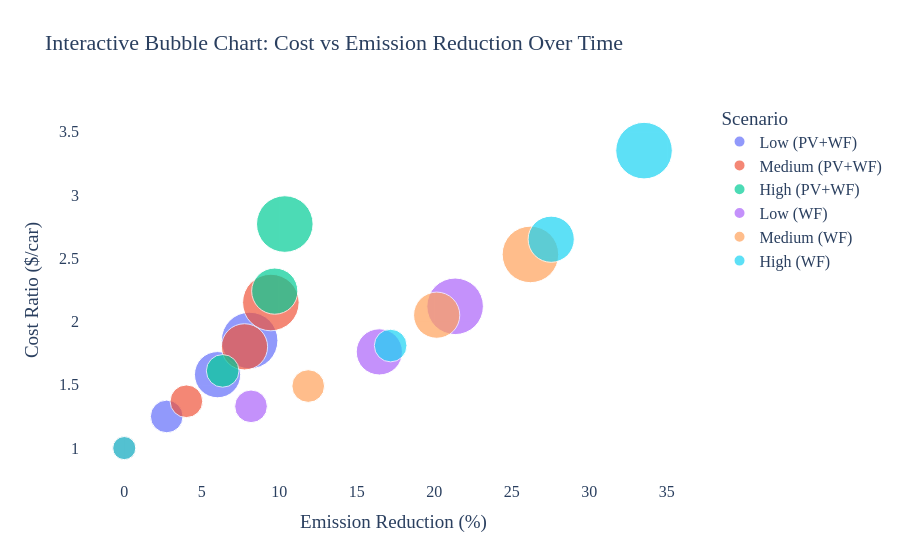

Notebook cell for this chart:
### Code cell
import nbformat
print(nbformat.__version__)
import plotly.express as px
import pandas as pd

# Manually construct a combined dataset with all relevant info
data = {
    "Scenario": ['Low (PV+WF)'] * 4 + ['Medium (PV+WF)'] * 4 + ['High (PV+WF)'] * 4 +
               ['Low (WF)'] * 4 + ['Medium (WF)'] * 4 + ['High (WF)'] * 4,
    "Year": [2025, 2030, 2040, 2050] * 6,
    "Emission_Reduction": [0, 2.74, 6.02, 8.09,
                           0, 4.01, 7.76, 9.46,
                           0, 6.35, 9.71, 10.36,
                           0, 8.18, 16.46, 21.35,
                           0, 11.87, 20.16, 26.21,
                           0, 17.19, 27.55, 33.54],
    "Cost_Ratio": [1, 1.25, 1.58, 1.85,
                   1, 1.37, 1.80, 2.15,
                   1, 1.61, 2.24, 2.77,
                   1, 1.33, 1.76, 2.12,
                   1, 1.49, 2.05, 2.53,
                   1, 1.81, 2.65, 3.35],
    "Color": ['green'] * 4 + ['red'] * 4 + ['blue'] * 4 +
             ['green'] * 4 + ['red'] * 4 + ['blue'] * 4
}

df = pd.DataFrame(data)

# Optional: set bubble size (e.g., based on year progression)
df["Size"] = df["Year"] - 2020

# Create interactive plot
fig = px.scatter(df, 
                 x="Emission_Reduction", 
                 y="Cost_Ratio",
                 size="Size", 
                 color="Scenario",
                 hover_name="Scenario",
                 hover_data={
                     "Year": True,
                     "Emission_Reduction": ':.2f',
                     "Cost_Ratio": ':.2f',
                     "Size": False  # Hide size from tooltip
                 },
                 title="Interactive Bubble Chart: Cost vs Emission Reduction Over Time",
                 labels={
                     "Emission_Reduction": "Emission Reduction (%)",
                     "Cost_Ratio": "Cost Ratio ($/car)"
                 },
                 size_max=40)

fig.update_layout(
    font=dict(family="Computer Modern", size=16),
    legend=dict(title="Scenario"),
    plot_bgcolor='rgba(0,0,0,0)',
    paper_bgcolor='rgba(0,0,0,0)',
)

fig.show()

### Figure 1 — Plotly figure (JSON) as saved in the notebook; plotly's stock layout.template omitted (floating-point values rounded to 4 significant figures)
{"data": [{"customdata": [[2025, 5], [2030, 10], [2040, 20], [2050, 30]], "hovertemplate": "<b>%{hovertext}</b><br><br>Scenario=Low (PV+WF)<br>Emission Reduction (%)=%{x:.2f}<br>Cost Ratio ($/car)=%{y:.2f}<br>Year=%{customdata[0]}<extra></extra>", "hovertext": ["Low (PV+WF)", "Low (PV+WF)", "Low (PV+WF)", "Low (PV+WF)"], "legendgroup": "Low (PV+WF)", "marker": {"color": "#636efa", "size": [5, 10, 20, 30], "sizemode": "area", "sizeref": 0.01875, "symbol": "circle"}, "mode": "markers", "name": "Low (PV+WF)", "orientation": "v", "showlegend": true, "type": "scatter", "x": [0, 2.74, 6.02, 8.09], "xaxis": "x", "y": [1, 1.25, 1.58, 1.85], "yaxis": "y"}, {"customdata": [[2025, 5], [2030, 10], [2040, 20], [2050, 30]], "hovertemplate": "<b>%{hovertext}</b><br><br>Scenario=Medium (PV+WF)<br>Emission Reduction (%)=%{x:.2f}<br>Cost Ratio ($/car)=%{y:.2f}<br>Year=%{customdata[0]}<extra></extra>", "hovertext": ["Medium (PV+WF)", "Medium (PV+WF)", "Medium (PV+WF)", "Medium (PV+WF)"], "legendgroup": "Medium (PV+WF)", "marker": {"color": "#EF553B", "size": [5, 10, 20, 30], "sizemode": "area", "sizeref": 0.01875, "symbol": "circle"}, "mode": "markers", "name": "Medium (PV+WF)", "orientation": "v", "showlegend": true, "type": "scatter", "x": [0, 4.01, 7.76, 9.46], "xaxis": "x", "y": [1, 1.37, 1.8, 2.15], "yaxis": "y"}, {"customdata": [[2025, 5], [2030, 10], [2040, 20], [2050, 30]], "hovertemplate": "<b>%{hovertext}</b><br><br>Scenario=High (PV+WF)<br>Emission Reduction (%)=%{x:.2f}<br>Cost Ratio ($/car)=%{y:.2f}<br>Year=%{customdata[0]}<extra></extra>", "hovertext": ["High (PV+WF)", "High (PV+WF)", "High (PV+WF)", "High (PV+WF)"], "legendgroup": "High (PV+WF)", "marker": {"color": "#00cc96", "size": [5, 10, 20, 30], "sizemode": "area", "sizeref": 0.01875, "symbol": "circle"}, "mode": "markers", "name": "High (PV+WF)", "orientation": "v", "showlegend": true, "type": "scatter", "x": [0, 6.35, 9.71, 10.36], "xaxis": "x", "y": [1, 1.61, 2.24, 2.77], "yaxis": "y"}, {"customdata": [[2025, 5], [2030, 10], [2040, 20], [2050, 30]], "hovertemplate": "<b>%{hovertext}</b><br><br>Scenario=Low (WF)<br>Emission Reduction (%)=%{x:.2f}<br>Cost Ratio ($/car)=%{y:.2f}<br>Year=%{customdata[0]}<extra></extra>", "hovertext": ["Low (WF)", "Low (WF)", "Low (WF)", "Low (WF)"], "legendgroup": "Low (WF)", "marker": {"color": "#ab63fa", "size": [5, 10, 20, 30], "sizemode": "area", "sizeref": 0.01875, "symbol": "circle"}, "mode": "markers", "name": "Low (WF)", "orientation": "v", "showlegend": true, "type": "scatter", "x": [0, 8.18, 16.46, 21.35], "xaxis": "x", "y": [1, 1.33, 1.76, 2.12], "yaxis": "y"}, {"customdata": [[2025, 5], [2030, 10], [2040, 20], [2050, 30]], "hovertemplate": "<b>%{hovertext}</b><br><br>Scenario=Medium (WF)<br>Emission Reduction (%)=%{x:.2f}<br>Cost Ratio ($/car)=%{y:.2f}<br>Year=%{customdata[0]}<extra></extra>", "hovertext": ["Medium (WF)", "Medium (WF)", "Medium (WF)", "Medium (WF)"], "legendgroup": "Medium (WF)", "marker": {"color": "#FFA15A", "size": [5, 10, 20, 30], "sizemode": "area", "sizeref": 0.01875, "symbol": "circle"}, "mode": "markers", "name": "Medium (WF)", "orientation": "v", "showlegend": true, "type": "scatter", "x": [0, 11.87, 20.16, 26.21], "xaxis": "x", "y": [1, 1.49, 2.05, 2.53], "yaxis": "y"}, {"customdata": [[2025, 5], [2030, 10], [2040, 20], [2050, 30]], "hovertemplate": "<b>%{hovertext}</b><br><br>Scenario=High (WF)<br>Emission Reduction (%)=%{x:.2f}<br>Cost Ratio ($/car)=%{y:.2f}<br>Year=%{customdata[0]}<extra></extra>", "hovertext": ["High (WF)", "High (WF)", "High (WF)", "High (WF)"], "legendgroup": "High (WF)", "marker": {"color": "#19d3f3", "size": [5, 10, 20, 30], "sizemode": "area", "sizeref": 0.01875, "symbol": "circle"}, "mode": "markers", "name": "High (WF)", "orientation": "v", "showlegend": true, "type": "scatter", "x": [0, 17.19, 27.55, 33.54], "xaxis": "x", "y": [1, 1.81, 2.65, 3.35], "yaxis": "y"}], "layout": {"font": {"family": "Computer Modern", "size": 16}, "legend": {"itemsizing": "constant", "title": {"text": "Scenario"}, "tracegroupgap": 0}, "paper_bgcolor": "rgba(0,0,0,0)", "plot_bgcolor": "rgba(0,0,0,0)", "title": {"text": "Interactive Bubble Chart: Cost vs Emission Reduction Over Time"}, "xaxis": {"anchor": "y", "domain": [0, 1], "title": {"text": "Emission Reduction (%)"}}, "yaxis": {"anchor": "x", "domain": [0, 1], "title": {"text": "Cost Ratio ($/car)"}}}}
